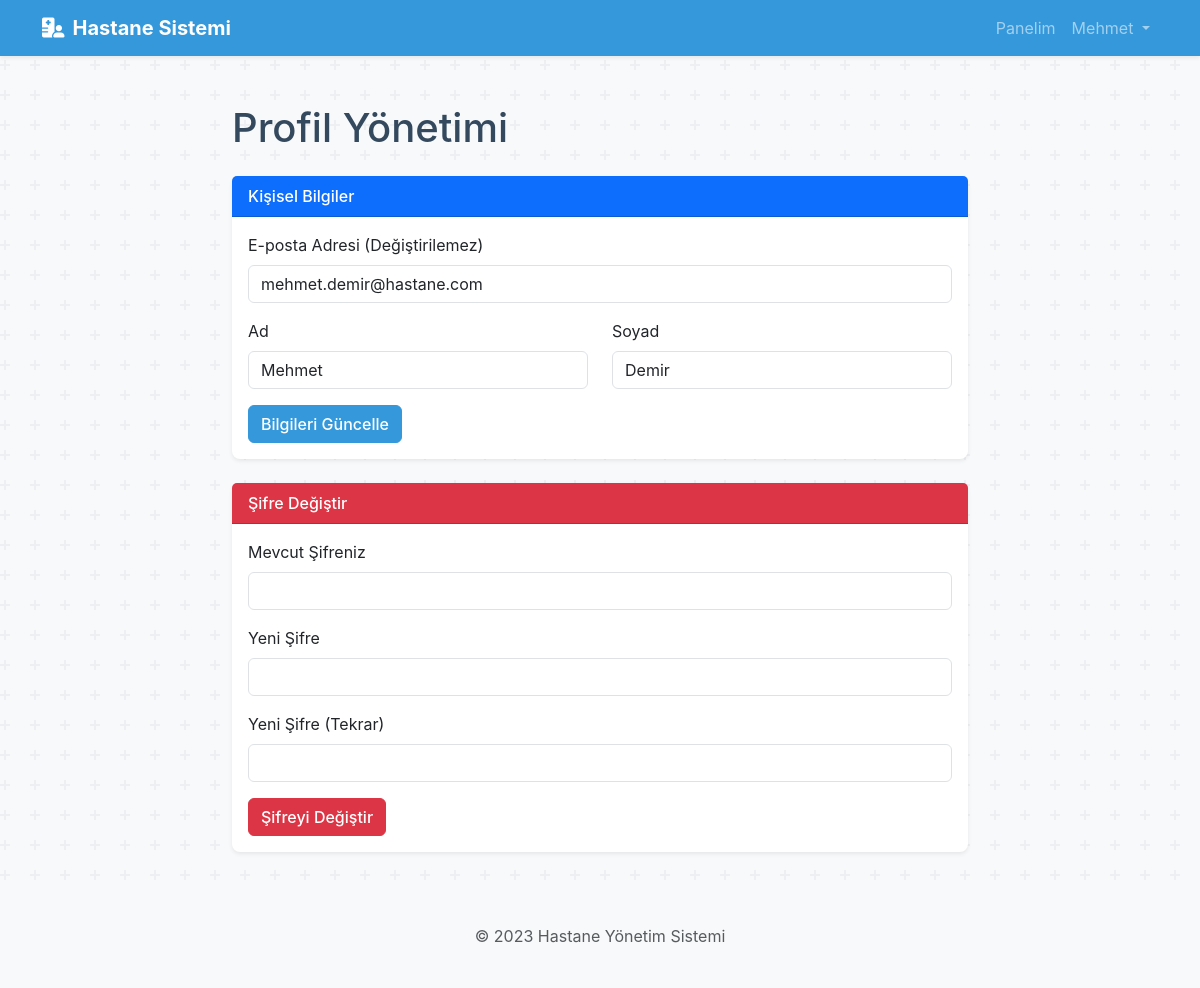
The app's page /profil (signed in) with its own data.
### app.py (models this page shows)
class Kullanici(db.Model):
    id = db.Column(db.Integer, primary_key=True)
    email = db.Column(db.String(100), unique=True, nullable=False)
    sifre = db.Column(db.String(200), nullable=False)
    ad = db.Column(db.String(50), nullable=False)
    soyad = db.Column(db.String(50), nullable=False)
    rol = db.Column(db.String(20), nullable=False) # 'hasta', 'doktor', 'sekreter'
    __mapper_args__ = {
        'polymorphic_identity': 'kullanici',
        'polymorphic_on': rol
    }

### app.py (the view, shortened to what this page needs)
@app.route('/profil', methods=['GET', 'POST'])
@login_required()
def profil_duzenle():
    kullanici = Kullanici.query.get_or_404(session['user_id'])
    return render_template('profil_duzenle.html', kullanici=kullanici)

### app.py (called while the page is built)
def login_required(role=None):
    def wrapper(fn):
        @wraps(fn)
        def decorated_view(*args, **kwargs):
            if 'user_id' not in session:
                flash('Bu sayfaya erişmek için giriş yapmalısınız.', 'warning')
                return redirect(url_for('index')) # Artık var olmayan 'login' yerine 'index'e (ana sayfa) yönlendir.
            if role and session['user_rol'] != role:
                flash('Bu sayfaya erişim yetkiniz yok.', 'danger')
                return redirect(url_for('index')) # Yetkisiz kullanıcıyı ana sayfaya veya kendi paneline yönlendir
            return fn(*args, **kwargs)
        return decorated_view
    return wrapper

### templates/profil_duzenle.html (shortened to what this page needs)
{% extends "layout.html" %}
{% block content %}
<div class="row justify-content-center">
    <div class="col-md-8">
        <h1 class="mb-4">Profil Yönetimi</h1>
        <div class="card shadow-sm mb-4">
            <div class="card-header bg-primary text-white">
                Kişisel Bilgiler
            </div>
            <div class="card-body">
                <form method="POST">
                    <div class="mb-3">
                        <label for="email" class="form-label">E-posta Adresi (Değiştirilemez)</label>
                        <input type="email" class="form-control" id="email" name="email" value="{{ kullanici.email }}" readonly>
                    </div>
                    <div class="row">
                        <div class="col-md-6 mb-3">
                            <label for="ad" class="form-label">Ad</label>
                            <input type="text" class="form-control" id="ad" name="ad" value="{{ kullanici.ad }}" required>
                        </div>
                        <div class="col-md-6 mb-3">
                            <label for="soyad" class="form-label">Soyad</label>
                            <input type="text" class="form-control" id="soyad" name="soyad" value="{{ kullanici.soyad }}" required>
                        </div>
                    </div>
                    <button type="submit" class="btn btn-primary">Bilgileri Güncelle</button>
                </form>
            </div>
        </div>
        <div class="card shadow-sm">
            <div class="card-header bg-danger text-white">
                Şifre Değiştir
            </div>
            <div class="card-body">
                <form method="POST">
                    <div class="mb-3">
                        <label for="mevcut_sifre" class="form-label">Mevcut Şifreniz</label>
                        <input type="password" class="form-control" id="mevcut_sifre" name="mevcut_sifre" required>
                    </div>
                    <div class="mb-3">
                        <label for="yeni_sifre" class="form-label">Yeni Şifre</label>
                        <input type="password" class="form-control" id="yeni_sifre" name="yeni_sifre" required>
                    </div>
                    <div class="mb-3">
                        <label for="yeni_sifre_tekrar" class="form-label">Yeni Şifre (Tekrar)</label>
                        <input type="password" class="form-control" id="yeni_sifre_tekrar" name="yeni_sifre_tekrar" required>
                    </div>
                    <button type="submit" class="btn btn-danger">Şifreyi Değiştir</button>
                </form>
            </div>
        </div>
    </div>
</div>
{% endblock %}

### templates/layout.html (shortened to what this page needs)
<!DOCTYPE html>
<html lang="tr">
<head>
    <link href="https://cdn.jsdelivr.net/npm/bootstrap@5.3.2/dist/css/bootstrap.min.css" rel="stylesheet">
    <link rel="stylesheet" href="https://cdnjs.cloudflare.com/ajax/libs/font-awesome/6.5.1/css/all.min.css">
    <link rel="stylesheet" href="{{ url_for('static', filename='style.css') }}">
</head>
<body>
    <nav class="navbar navbar-expand-lg navbar-dark bg-primary shadow-sm">
        <div class="container">
            <a class="navbar-brand fw-bold" href="{{ url_for('index') }}">
                <i class="fas fa-hospital-user me-2"></i>Hastane Sistemi
            </a>
            <div class="collapse navbar-collapse" id="navbarNav">
                <ul class="navbar-nav ms-auto">
                    {% if 'user_id' in session %}
                        {% if session['user_rol'] == 'hasta' %}
                            <li class="nav-item"><a class="nav-link px-2" href="{{ url_for('hasta_paneli') }}">Panelim</a></li>
                            <li class="nav-item"><a class="nav-link px-2" href="{{ url_for('hasta_randevu_brans_sec') }}">Randevu Al</a></li>
                        {% elif session['user_rol'] == 'doktor' %}
                            <li class="nav-item"><a class="nav-link px-2" href="{{ url_for('doktor_paneli') }}">Panelim</a></li>
                        {% endif %}
                        <li class="nav-item dropdown">
                            <a class="nav-link dropdown-toggle px-2" href="#" id="navbarDropdown" role="button" data-bs-toggle="dropdown" aria-expanded="false">
                                {{ session['user_ad'] }}
                            </a>
                        </li>
                    {% endif %}
                </ul>
            </div>
        </div>
    </nav>
    <main class="container my-5">
        {% block content %}{% endblock %}
    </main>
    <footer class="text-center text-muted py-4 mt-4 bg-light">
        <p>&copy; 2023 Hastane Yönetim Sistemi</p>
    </footer>
</body>
</html>

### static/style.css (style rules this page uses)
:root { --primary-color: #3498db; --success-color: #2ecc71; --light-bg: #ecf0f1; --dark-text: #34495e; }
body { background-color: #f8f9fa; font-family: -apple-system, BlinkMacSystemFont, "Segoe UI", Roboto, "Helvetica Neue", Arial, sans-serif; color: var(--dark-text); }
.navbar.bg-primary { background-color: var(--primary-color) !important; }
.card { border: none; transition: transform 0.2s ease-in-out, box-shadow 0.2s ease-in-out; border-radius: 0.5rem; }
.card-header { font-weight: 500; }
.btn { transition: background-color 0.2s ease-in-out, border-color 0.2s ease-in-out; border-radius: 0.375rem; font-weight: 500; }
.btn-primary { background-color: var(--primary-color); border-color: var(--primary-color); }

### records on screen
Kullanici: user_ad "Mehmet", email "mehmet.demir@hastane.com", ad "Mehmet", soyad "Demir"
